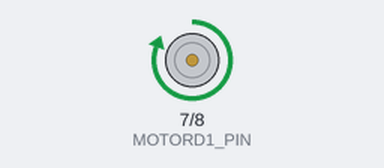
This sketch was run on a simulated Arduino Uno, built with avr-gcc and run on an emulated ATmega328P. Shown: motor-driver pin pairs drawn as motors (green arrow = first pin HIGH = forward, orange = second pin HIGH = backward, longer = more drive, scaled by the enable pin).

Above: at 0.5 s.
Timing chart, 0 to 4.6 s (numbered marks = the images above):
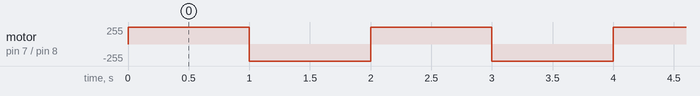

The sketch:

WK10.1Lab.ino
```cpp
#define MOTORD1_PIN 7
#define MOTORD2_PIN 8
#define MOTORPWM_PIN 6
void setup() {
  pinMode(8, OUTPUT);
  pinMode(7, OUTPUT);
  pinMode(6, OUTPUT);
  Serial.begin(9600);
}
void setVelocity(int v) {
  if(v > 0 && v < 256){
    digitalWrite(7, HIGH);
    digitalWrite(8, LOW);
    analogWrite(6, v);
    delay(1000);
  }
  if(v < 0 && v > -256){
    v = v*(-1);
    digitalWrite(7, LOW);
    digitalWrite(8, HIGH);
    analogWrite(6, v);
    delay(1000);
  }
  else{
    digitalWrite(7, LOW);
    digitalWrite(8, LOW);
  }
}
void loop() {
  setVelocity(255);
  setVelocity(-255);
  setVelocity(0);
}
```

Measured:
- by itself, motor on pin 7 (MOTORD1_PIN) / pin 8 (MOTORD2_PIN): alternates forward 255/255 for 1.0 s and backward 255/255 for 1.0 s
